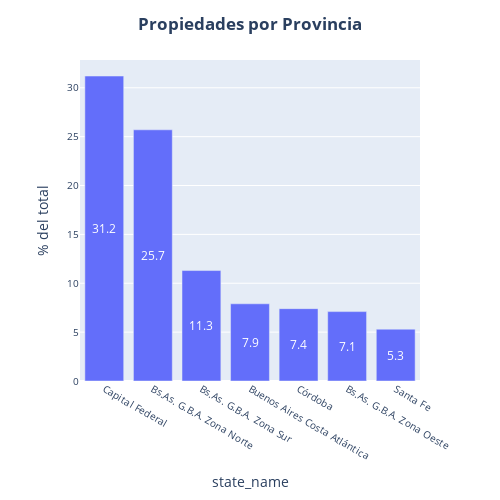

Write notebook code for a chart like this one.
### Code cell
# Graficamos la cantidad de propiedades por provincia

fig = px.bar(data_frame = state_name_mix[state_name_mix["mix"] >1.8], x='state_name' , y='mix', text='mix' , width=500, height=500)

fig.update_layout(
    title='<b>Propiedades por Provincia</b>',
    xaxis_tickfont_size=10,
    yaxis=dict(title='% del total',titlefont_size=14,tickfont_size=10),
    title_x=0.5)
fig.update_traces(textposition='inside', textangle = 0, insidetextanchor='middle')

fig.show()

### Figure 1 — Plotly figure (JSON) as saved in the notebook; plotly's stock layout.template omitted (floating-point values rounded to 4 significant figures)
{"data": [{"alignmentgroup": "True", "hovertemplate": "state_name=%{x}<br>mix=%{text}<extra></extra>", "insidetextanchor": "middle", "legendgroup": "", "marker": {"color": "#636efa"}, "name": "", "offsetgroup": "", "orientation": "v", "showlegend": false, "text": [31.2, 25.7, 11.3, 7.9, 7.4, 7.1, 5.3], "textangle": 0, "textposition": "inside", "type": "bar", "x": ["Capital Federal", "Bs.As. G.B.A. Zona Norte", "Bs.As. G.B.A. Zona Sur", "Buenos Aires Costa Atlántica", "Córdoba", "Bs.As. G.B.A. Zona Oeste", "Santa Fe"], "xaxis": "x", "y": [31.2, 25.7, 11.3, 7.9, 7.4, 7.1, 5.3], "yaxis": "y"}], "layout": {"barmode": "relative", "height": 500, "legend": {"tracegroupgap": 0}, "margin": {"t": 60}, "title": {"text": "<b>Propiedades por Provincia</b>", "x": 0.5}, "width": 500, "xaxis": {"anchor": "y", "domain": [0, 1], "tickfont": {"size": 10}, "title": {"text": "state_name"}}, "yaxis": {"anchor": "x", "domain": [0, 1], "tickfont": {"size": 10}, "title": {"font": {"size": 14}, "text": "% del total"}}}}
